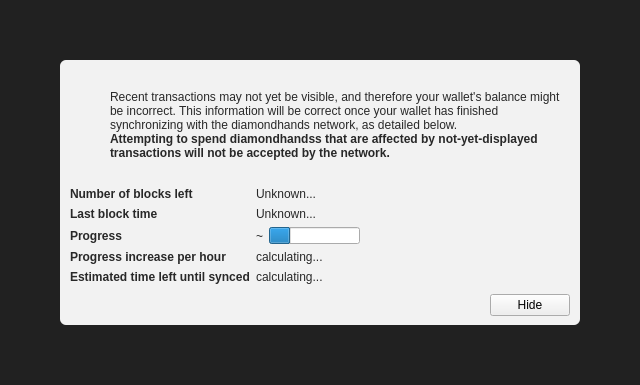
<?xml version="1.0" encoding="UTF-8"?>
<ui version="4.0">
 <class>ModalOverlay</class>
 <widget class="ModalOverlay" name="ModalOverlay">
  <property name="geometry">
   <rect>
    <x>0</x>
    <y>0</y>
    <width>640</width>
    <height>385</height>
   </rect>
  </property>
  <property name="windowTitle">
   <string>Form</string>
  </property>
  <layout class="QVBoxLayout" name="verticalLayout" stretch="0">
   <property name="sizeConstraint">
    <enum>QLayout::SetDefaultConstraint</enum>
   </property>
   <property name="leftMargin">
    <number>0</number>
   </property>
   <property name="topMargin">
    <number>0</number>
   </property>
   <property name="rightMargin">
    <number>0</number>
   </property>
   <property name="bottomMargin">
    <number>0</number>
   </property>
   <item>
    <widget class="QWidget" name="bgWidget" native="true">
     <property name="styleSheet">
      <string notr="true">#bgWidget { background: rgba(0,0,0,220); }</string>
     </property>
     <layout class="QVBoxLayout" name="verticalLayoutMain" stretch="1">
      <property name="leftMargin">
       <number>60</number>
      </property>
      <property name="topMargin">
       <number>60</number>
      </property>
      <property name="rightMargin">
       <number>60</number>
      </property>
      <property name="bottomMargin">
       <number>60</number>
      </property>
      <item>
       <widget class="QWidget" name="contentWidget" native="true">
        <property name="styleSheet">
         <string notr="true">#contentWidget { background: rgba(255,255,255,240); border-radius: 6px; }

QLabel { color: rgb(40,40,40);  }</string>
        </property>
        <layout class="QVBoxLayout" name="verticalLayoutSub" stretch="1,0,0,0">
         <property name="spacing">
          <number>0</number>
         </property>
         <property name="leftMargin">
          <number>10</number>
         </property>
         <property name="topMargin">
          <number>10</number>
         </property>
         <property name="rightMargin">
          <number>10</number>
         </property>
         <property name="bottomMargin">
          <number>10</number>
         </property>
         <item>
          <layout class="QHBoxLayout" name="horizontalLayoutIconText" stretch="0,1">
           <property name="topMargin">
            <number>20</number>
           </property>
           <item>
            <layout class="QVBoxLayout" name="verticalLayoutIcon">
             <property name="leftMargin">
              <number>0</number>
             </property>
             <item>
              <widget class="QPushButton" name="warningIcon">
               <property name="enabled">
                <bool>false</bool>
               </property>
               <property name="text">
                <string/>
               </property>
               <property name="icon">
                <iconset>
                 <normaloff>:/icons/warning</normaloff>
                 <disabledoff>:/icons/warning</disabledoff>:/icons/warning</iconset>
               </property>
               <property name="iconSize">
                <size>
                 <width>48</width>
                 <height>48</height>
                </size>
               </property>
               <property name="flat">
                <bool>true</bool>
               </property>
              </widget>
             </item>
             <item>
              <spacer name="verticalSpacerWarningIcon">
               <property name="orientation">
                <enum>Qt::Vertical</enum>
               </property>
               <property name="sizeHint" stdset="0">
                <size>
                 <width>20</width>
                 <height>40</height>
                </size>
               </property>
              </spacer>
             </item>
            </layout>
           </item>
           <item>
            <layout class="QVBoxLayout" name="verticalLayoutInfoText">
             <property name="leftMargin">
              <number>0</number>
             </property>
             <property name="topMargin">
              <number>0</number>
             </property>
             <item>
              <widget class="QLabel" name="infoText">
               <property name="text">
                <string>Recent transactions may not yet be visible, and therefore your wallet's balance might be incorrect. This information will be correct once your wallet has finished synchronizing with the diamondhands network, as detailed below.</string>
               </property>
               <property name="textFormat">
                <enum>Qt::RichText</enum>
               </property>
               <property name="wordWrap">
                <bool>true</bool>
               </property>
              </widget>
             </item>
             <item>
              <widget class="QLabel" name="infoTextStrong">
               <property name="font">
                <font>
                 <weight>75</weight>
                 <bold>true</bold>
                </font>
               </property>
               <property name="text">
                <string>Attempting to spend diamondhandss that are affected by not-yet-displayed transactions will not be accepted by the network.</string>
               </property>
               <property name="textFormat">
                <enum>Qt::RichText</enum>
               </property>
               <property name="wordWrap">
                <bool>true</bool>
               </property>
              </widget>
             </item>
             <item>
              <spacer name="verticalSpacerInTextSpace">
               <property name="orientation">
                <enum>Qt::Vertical</enum>
               </property>
               <property name="sizeHint" stdset="0">
                <size>
                 <width>20</width>
                 <height>40</height>
                </size>
               </property>
              </spacer>
             </item>
            </layout>
           </item>
          </layout>
         </item>
         <item>
          <spacer name="verticalSpacerAfterText">
           <property name="orientation">
            <enum>Qt::Vertical</enum>
           </property>
           <property name="sizeHint" stdset="0">
            <size>
             <width>20</width>
             <height>40</height>
            </size>
           </property>
          </spacer>
         </item>
         <item>
          <layout class="QFormLayout" name="formLayout">
           <property name="fieldGrowthPolicy">
            <enum>QFormLayout::FieldsStayAtSizeHint</enum>
           </property>
           <property name="horizontalSpacing">
            <number>6</number>
           </property>
           <property name="verticalSpacing">
            <number>6</number>
           </property>
           <property name="topMargin">
            <number>10</number>
           </property>
           <item row="0" column="0">
            <widget class="QLabel" name="labelNumberOfBlocksLeft">
             <property name="font">
              <font>
               <weight>75</weight>
               <bold>true</bold>
              </font>
             </property>
             <property name="text">
              <string>Number of blocks left</string>
             </property>
            </widget>
           </item>
           <item row="0" column="1">
            <widget class="QLabel" name="numberOfBlocksLeft">
             <property name="text">
              <string>Unknown...</string>
             </property>
            </widget>
           </item>
           <item row="1" column="0">
            <widget class="QLabel" name="labelLastBlockTime">
             <property name="font">
              <font>
               <weight>75</weight>
               <bold>true</bold>
              </font>
             </property>
             <property name="text">
              <string>Last block time</string>
             </property>
            </widget>
           </item>
           <item row="1" column="1">
            <widget class="QLabel" name="newestBlockDate">
             <property name="sizePolicy">
              <sizepolicy hsizetype="Maximum" vsizetype="Preferred">
               <horstretch>0</horstretch>
               <verstretch>0</verstretch>
              </sizepolicy>
             </property>
             <property name="text">
              <string>Unknown...</string>
             </property>
            </widget>
           </item>
           <item row="2" column="0">
            <widget class="QLabel" name="labelSyncDone">
             <property name="font">
              <font>
               <weight>75</weight>
               <bold>true</bold>
              </font>
             </property>
             <property name="text">
              <string>Progress</string>
             </property>
            </widget>
           </item>
           <item row="2" column="1">
            <layout class="QHBoxLayout" name="horizontalLayoutSync" stretch="0,1">
             <item>
              <widget class="QLabel" name="percentageProgress">
               <property name="text">
                <string notr="true">~</string>
               </property>
              </widget>
             </item>
             <item>
              <widget class="QProgressBar" name="progressBar">
               <property name="value">
                <number>24</number>
               </property>
               <property name="format">
                <string/>
               </property>
              </widget>
             </item>
            </layout>
           </item>
           <item row="4" column="0">
            <widget class="QLabel" name="labelProgressIncrease">
             <property name="font">
              <font>
               <weight>75</weight>
               <bold>true</bold>
              </font>
             </property>
             <property name="text">
              <string>Progress increase per hour</string>
             </property>
            </widget>
           </item>
           <item row="4" column="1">
            <widget class="QLabel" name="progressIncreasePerH">
             <property name="text">
              <string>calculating...</string>
             </property>
            </widget>
           </item>
           <item row="5" column="0">
            <widget class="QLabel" name="labelEstimatedTimeLeft">
             <property name="font">
              <font>
               <weight>75</weight>
               <bold>true</bold>
              </font>
             </property>
             <property name="text">
              <string>Estimated time left until synced</string>
             </property>
            </widget>
           </item>
           <item row="5" column="1">
            <widget class="QLabel" name="expectedTimeLeft">
             <property name="text">
              <string>calculating...</string>
             </property>
            </widget>
           </item>
          </layout>
         </item>
         <item>
          <layout class="QHBoxLayout" name="horizontalLayoutButtons">
           <property name="leftMargin">
            <number>10</number>
           </property>
           <property name="topMargin">
            <number>10</number>
           </property>
           <item>
            <spacer name="horizontalSpacer">
             <property name="orientation">
              <enum>Qt::Horizontal</enum>
             </property>
             <property name="sizeHint" stdset="0">
              <size>
               <width>40</width>
               <height>20</height>
              </size>
             </property>
            </spacer>
           </item>
           <item>
            <widget class="QPushButton" name="closeButton">
             <property name="text">
              <string>Hide</string>
             </property>
            </widget>
           </item>
          </layout>
         </item>
        </layout>
       </widget>
      </item>
     </layout>
    </widget>
   </item>
  </layout>
 </widget>
 <customwidgets>
  <customwidget>
   <class>ModalOverlay</class>
   <extends>QWidget</extends>
   <header>qt/modaloverlay.h</header>
   <container>1</container>
  </customwidget>
 </customwidgets>
 <resources/>
 <connections/>
</ui>
